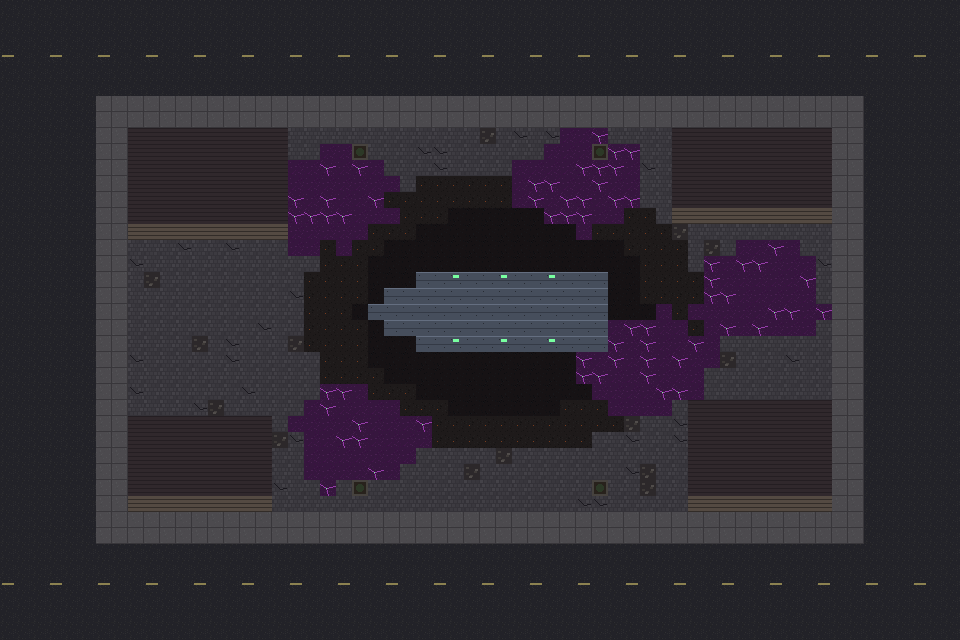

Rendered tile map (Tiled .tmx) drawn with the repository's tilesets; below, a short description and the map source with its tile grids summarised:
An orthogonal 60x40 tile map with 16x16 px tiles, 2 tile layers (ground, walls) and 36 objects (10x wall, 8x prop, 6x spawn, 5x hive, 5x pickup, ...).

<map version="1.10" tiledversion="1.10.2" orientation="orthogonal" renderorder="right-down" width="60" height="40" tilewidth="16" tileheight="16" infinite="0" nextlayerid="8" nextobjectid="37">
 <tileset firstgid="1" name="crash_site_tiles" tilewidth="16" tileheight="16" tilecount="16" columns="8">
  <image source="crash_site_tiles.png" width="128" height="32" />
 </tileset>
 <layer id="1" name="ground" width="60" height="40">
  <data>[2400 cells, 2400 non-empty, 10 distinct tile ids]</data>
 </layer>
 <layer id="2" name="walls" width="60" height="40">
  <data>[2400 cells, 318 non-empty, 5 distinct tile ids]</data>
 </layer>
 <objectgroup id="3" name="collision">
  <object id="1" name="building" type="wall" x="128" y="128" width="160" height="112" />
  <object id="2" name="building" type="wall" x="672" y="128" width="160" height="96" />
  <object id="3" name="building" type="wall" x="128" y="416" width="144" height="96" />
  <object id="4" name="building" type="wall" x="688" y="400" width="144" height="112" />
  <object id="5" name="ship" type="wall" x="416" y="272" width="192" height="80" />
  <object id="6" name="ship" type="wall" x="384" y="288" width="32" height="48" />
  <object id="7" name="planter" type="wall" x="352" y="144" width="16" height="16" />
  <object id="8" name="planter" type="wall" x="592" y="144" width="16" height="16" />
  <object id="9" name="planter" type="wall" x="352" y="480" width="16" height="16" />
  <object id="10" name="planter" type="wall" x="592" y="480" width="16" height="16" />
  <object id="11" name="car" type="prop" x="48" y="160" width="30" height="56" />
  <object id="12" name="car" type="prop" x="880" y="384" width="30" height="56" />
  <object id="13" name="car" type="prop" x="320" y="32" width="64" height="30" />
  <object id="14" name="car" type="prop" x="640" y="560" width="64" height="30" />
  <object id="15" name="debris" type="prop" x="240" y="304" width="40" height="22" />
  <object id="16" name="debris" type="prop" x="704" y="256" width="22" height="40" />
  <object id="17" name="debris" type="prop" x="480" y="432" width="44" height="20" />
  <object id="18" name="debris" type="prop" x="464" y="176" width="36" height="18" />
 </objectgroup>
 <objectgroup id="4" name="spawns">
  <object id="19" name="spawn" x="0" y="64"><point /></object>
  <object id="20" name="spawn" x="0" y="560"><point /></object>
  <object id="21" name="spawn" x="960" y="64"><point /></object>
  <object id="22" name="spawn" x="960" y="560"><point /></object>
  <object id="23" name="spawn" x="480" y="0"><point /></object>
  <object id="24" name="spawn" x="480" y="640"><point /></object>
 </objectgroup>
 <objectgroup id="5" name="hives">
  <object id="25" name="hive" x="328" y="200"><point /></object>
  <object id="26" name="hive" x="648" y="360"><point /></object>
  <object id="27" name="hive" x="360" y="440"><point /></object>
  <object id="28" name="hive" x="584" y="184"><point /></object>
  <object id="29" name="hive" x="760" y="296"><point /></object>
 </objectgroup>
 <objectgroup id="6" name="pickups">
  <object id="30" name="pickup" x="192" y="320"><point /></object>
  <object id="31" name="pickup" x="768" y="336"><point /></object>
  <object id="32" name="pickup" x="480" y="128"><point /></object>
  <object id="33" name="pickup" x="480" y="512"><point /></object>
  <object id="34" name="pickup" x="320" y="384"><point /></object>
 </objectgroup>
 <objectgroup id="7" name="markers">
  <object id="35" name="supply_crate" x="304" y="272"><point /></object>
  <object id="36" name="player_start" x="496" y="400"><point /></object>
 </objectgroup>
</map>
